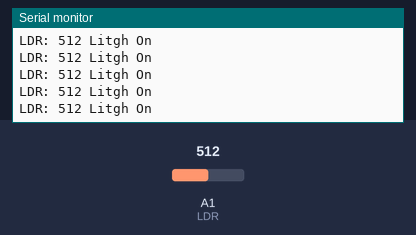
The sketch below on a simulated Arduino Uno, built with avr-gcc and run on an emulated ATmega328P. Shown: the last lines printed to the serial monitor. Inputs (shaded band) come from the test bench; at power-on: A1 (LDR) = 512.

Above: at 3.1 s.
3.2 s: A1 (LDR) set to 11
At 3.7 s:
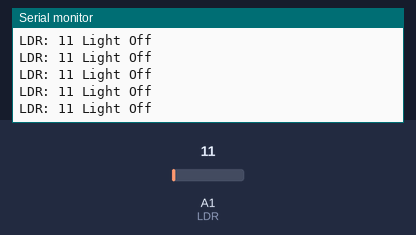
6.2 s: A1 (LDR) set to 8
At 7.2 s:
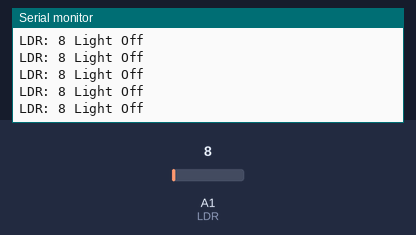

The sketch:

LDR.ino
```cpp
#include<pt.h>

#define LDR A1

#define PT_DELAY(pt, ms, ts) \
  ts = millis(); \
  PT_WAIT_WHILE(pt, millis()-ts < (ms));

bool isLigthOn = false;
int LDRread = 0;

struct pt pt_taskLDR;

PT_THREAD(taskLDR(struct pt* pt)){
  static uint32_t ts;
  PT_BEGIN(pt);
  while (1){
    LDRread = analogRead(LDR);
    Serial.print("LDR: ");
    Serial.print(LDRread);
    if(LDRread > 100)
    {
      isLigthOn = true;
      Serial.println(" Litgh On ");
    }
    else
    {
      isLigthOn = false;
      Serial.println(" Light Off");
    }
    PT_DELAY(pt, 1, ts);
  }
  PT_END(pt);
}

void setup() {
  Serial.begin(9600);
  pinMode(LDR, INPUT);
  PT_INIT(&pt_taskLDR);
}

void loop() {
  taskLDR(&pt_taskLDR);
}
```

Measured:
- after the input at 3.2 s, the serial monitor: prints a new line after 0.09 s (image 1)
- after the input at 6.2 s, the serial monitor: prints a new line after 0.07 s (image 2)
